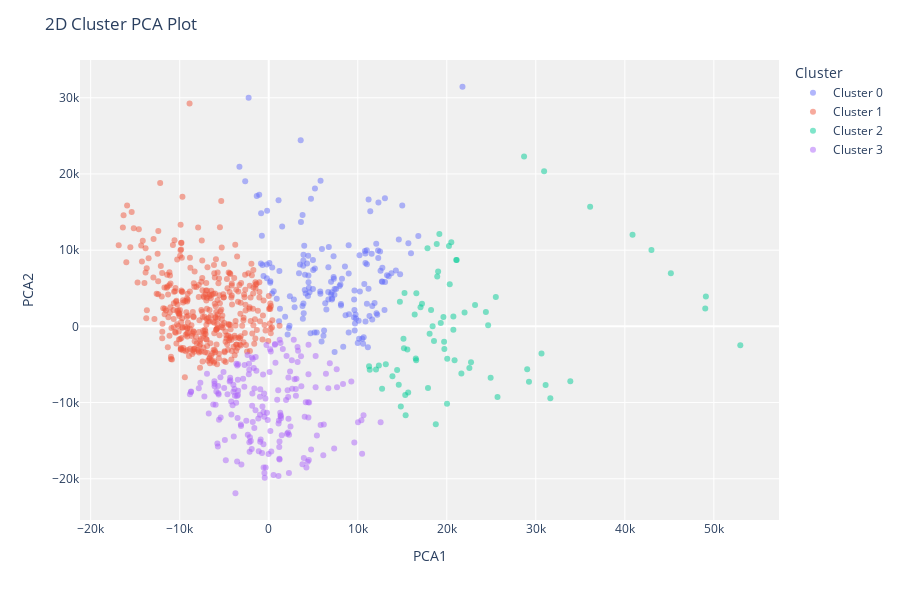

Notebook code for this chart:
### Code cell
plot_model(kmeans)

### Figure 1 — Plotly figure (JSON) as saved in the notebook; plotly's stock layout.template omitted (floating-point values rounded to 4 significant figures; data arrays with more than 128 entries replaced by an {"elided": "..."} marker saying what was removed)
{"data": [{"customdata": {"elided": "159x1 float values"}, "hovertemplate": "Cluster=Cluster 0<br>PCA1=%{x}<br>PCA2=%{y}<br>Feature=%{customdata[0]}<extra></extra>", "legendgroup": "Cluster 0", "marker": {"color": "#636efa", "opacity": 0.5, "symbol": "circle"}, "mode": "markers", "name": "Cluster 0", "orientation": "v", "showlegend": true, "textposition": "top center", "type": "scatter", "x": {"elided": "159 float values"}, "xaxis": "x", "y": {"elided": "159 float values"}, "yaxis": "y"}, {"customdata": {"elided": "388x1 float values"}, "hovertemplate": "Cluster=Cluster 1<br>PCA1=%{x}<br>PCA2=%{y}<br>Feature=%{customdata[0]}<extra></extra>", "legendgroup": "Cluster 1", "marker": {"color": "#EF553B", "opacity": 0.5, "symbol": "circle"}, "mode": "markers", "name": "Cluster 1", "orientation": "v", "showlegend": true, "textposition": "top center", "type": "scatter", "x": {"elided": "388 float values"}, "xaxis": "x", "y": {"elided": "388 float values"}, "yaxis": "y"}, {"customdata": [[40970.0], [32420.0], [38800.0], [35170.0], [38300.0], [42740.0], [32220.0], [57150.0], [35130.0], [37090.0], [55640.0], [60570.0], [63910.0], [65280.0], [66370.0], [69130.0], [68570.0], [70760.0], [41520.0], [41670.0], [42380.0], [44210.0], [48370.0], [48310.0], [35720.0], [35620.0], [34820.0], [35650.0], [37190.0], [45060.0], [46750.0], [42820.0], [38450.0], [38600.0], [39310.0], [40340.0], [39800.0], [33010.0], [46730.0], [47070.0], [44750.0], [42770.0], [41370.0], [39880.0], [41380.0], [39710.0], [39090.0], [39370.0], [31430.0], [30960.0], [33420.0], [43370.0], [42680.0], [44300.0], [43890.0], [44080.0], [49250.0], [30800.0], [38990.0], [40860.0], [51150.0], [33180.0], [38170.0], [37380.0], [36340.0], [41420.0], [44130.0], [32200.0], [32050.0], [38320.0], [30350.0], [30270.0], [35030.0], [32750.0]], "hovertemplate": "Cluster=Cluster 2<br>PCA1=%{x}<br>PCA2=%{y}<br>Feature=%{customdata[0]}<extra></extra>", "legendgroup": "Cluster 2", "marker": {"color": "#00cc96", "opacity": 0.5, "symbol": "circle"}, "mode": "markers", "name": "Cluster 2", "orientation": "v", "showlegend": true, "textposition": "top center", "type": "scatter", "x": [22540.0, 13900.0, 18410.0, 15140.0, 17050.0, 25700.0, 13150.0, 30930.0, 15570.0, 20030.0, 28680.0, 36100.0, 40870.0, 42990.0, 45170.0, 49100.0, 49030.0, 52970.0, 17830.0, 19030.0, 20330.0, 23180.0, 31100.0, 31630.0, 17890.0, 16560.0, 15190.0, 16520.0, 15260.0, 24390.0, 25510.0, 24930.0, 16580.0, 17210.0, 18230.0, 19620.0, 19320.0, 15340.0, 29230.0, 29030.0, 24650.0, 22000.0, 18930.0, 21640.0, 22720.0, 20880.0, 19730.0, 19700.0, 12370.0, 12050.0, 15670.0, 19170.0, 18870.0, 20510.0, 20240.0, 21060.0, 30640.0, 12730.0, 20050.0, 20740.0, 33880.0, 14420.0, 18070.0, 16400.0, 14730.0, 20740.0, 21120.0, 15380.0, 14840.0, 18560.0, 11270.0, 11350.0, 18770.0, 14610.0], "xaxis": "x", "y": [-5450.0, -6556.0, 14.73, -1640.0, 2492.0, -9272.0, -4981.0, 20360.0, -3048.0, -10140.0, 22290.0, 15700.0, 12030.0, 10010.0, 6963.0, 3930.0, 2354.0, -2480.0, 10250.0, 7189.0, 5525.0, 2813.0, -7696.0, -9446.0, -8100.0, -4441.0, -2886.0, -4228.0, 4363.0, 1877.0, 3850.0, -6732.0, 4346.0, 2952.0, 2138.0, 1236.0, 451.3, -9001.0, -7260.0, -5625.0, 153.3, 1827.0, 6549.0, -6198.0, -4704.0, -4437.0, -2976.0, -2034.0, -5140.0, -5659.0, -8690.0, 12110.0, 10810.0, 11040.0, 10550.0, 8710.0, -3558.0, -8181.0, -4248.0, -448.0, -7199.0, -5735.0, -954.3, 1569.0, 3232.0, 1306.0, 8700.0, -11670.0, -10500.0, -1920.0, -5237.0, -5711.0, -12840.0, -7648.0], "yaxis": "y"}, {"customdata": {"elided": "183x1 float values"}, "hovertemplate": "Cluster=Cluster 3<br>PCA1=%{x}<br>PCA2=%{y}<br>Feature=%{customdata[0]}<extra></extra>", "legendgroup": "Cluster 3", "marker": {"color": "#ab63fa", "opacity": 0.5, "symbol": "circle"}, "mode": "markers", "name": "Cluster 3", "orientation": "v", "showlegend": true, "textposition": "top center", "type": "scatter", "x": {"elided": "183 float values"}, "xaxis": "x", "y": {"elided": "183 float values"}, "yaxis": "y"}], "layout": {"height": 600, "legend": {"title": {"text": "Cluster"}, "tracegroupgap": 0}, "margin": {"t": 60}, "plot_bgcolor": "rgb(240,240,240)", "title": {"text": "2D Cluster PCA Plot"}, "xaxis": {"anchor": "y", "domain": [0, 1], "title": {"text": "PCA1"}}, "yaxis": {"anchor": "x", "domain": [0, 1], "title": {"text": "PCA2"}}}}
